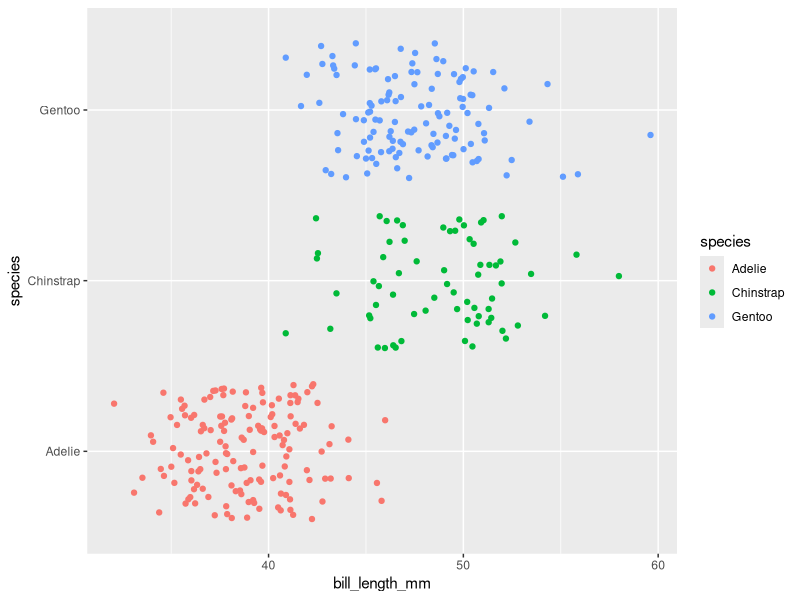

R code for this plot:
## ---- chunk 1
knitr::opts_chunk$set(echo = TRUE)
## ---- chunk 2
library(palmerpenguins)
library(tidyverse)
## ---- chunk 3
ggplot(data = penguins) +
  geom_jitter(mapping = aes(x = bill_length_mm, y = species, color = species))
